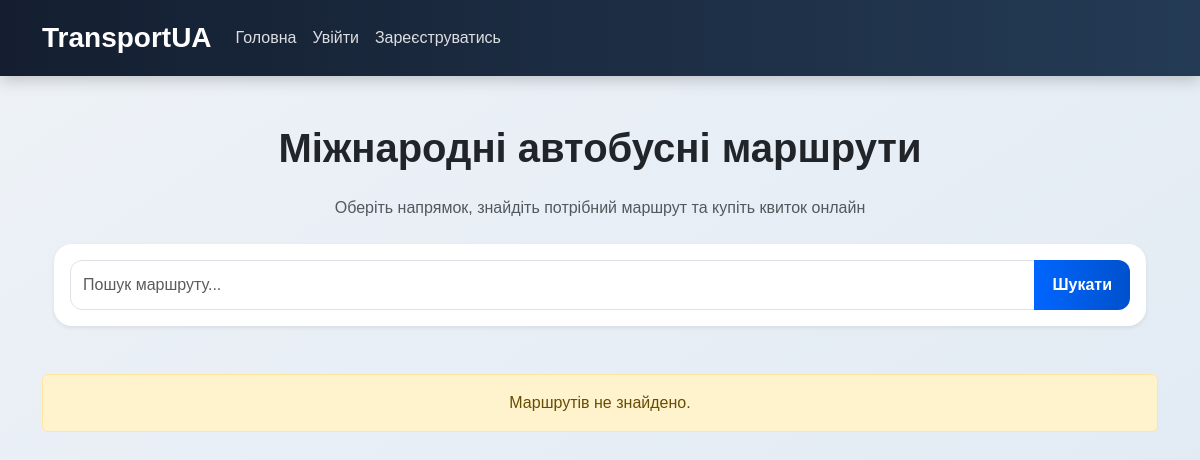
The page /blog/ on the database as committed earlier.
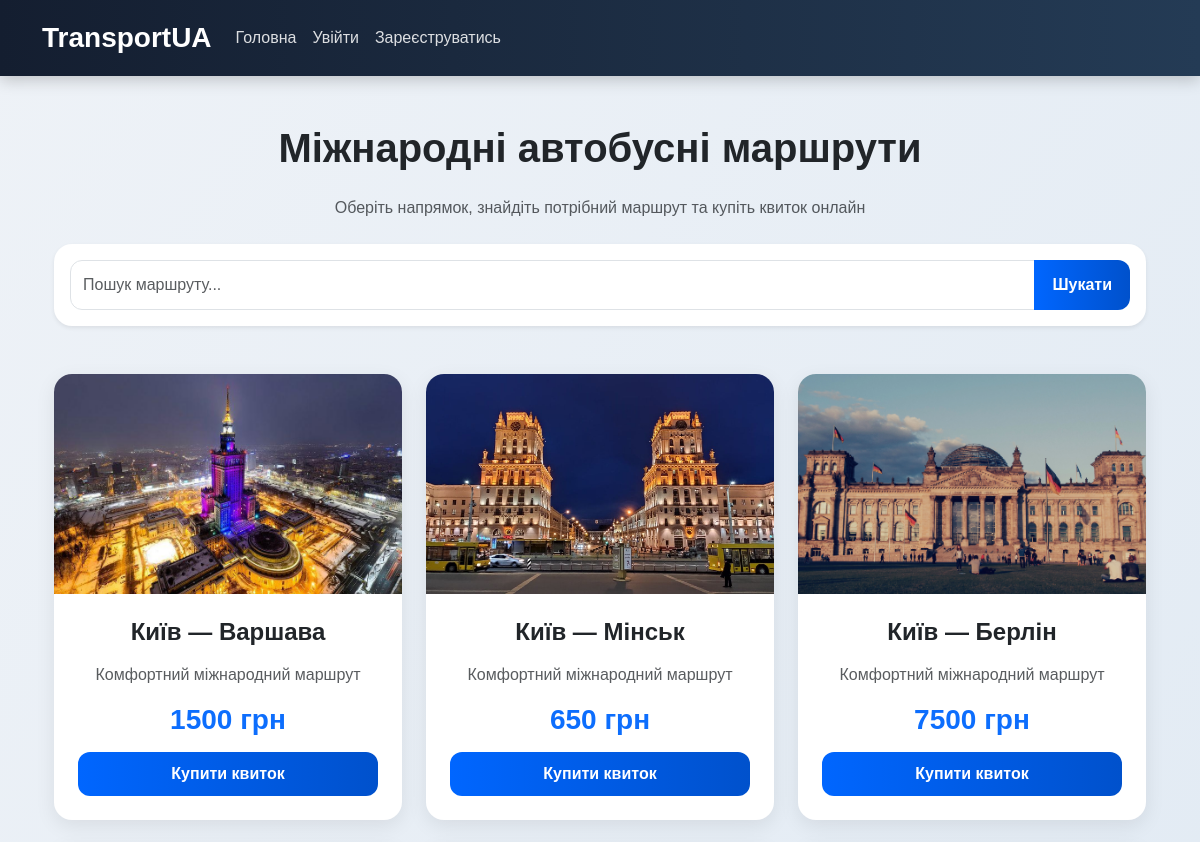
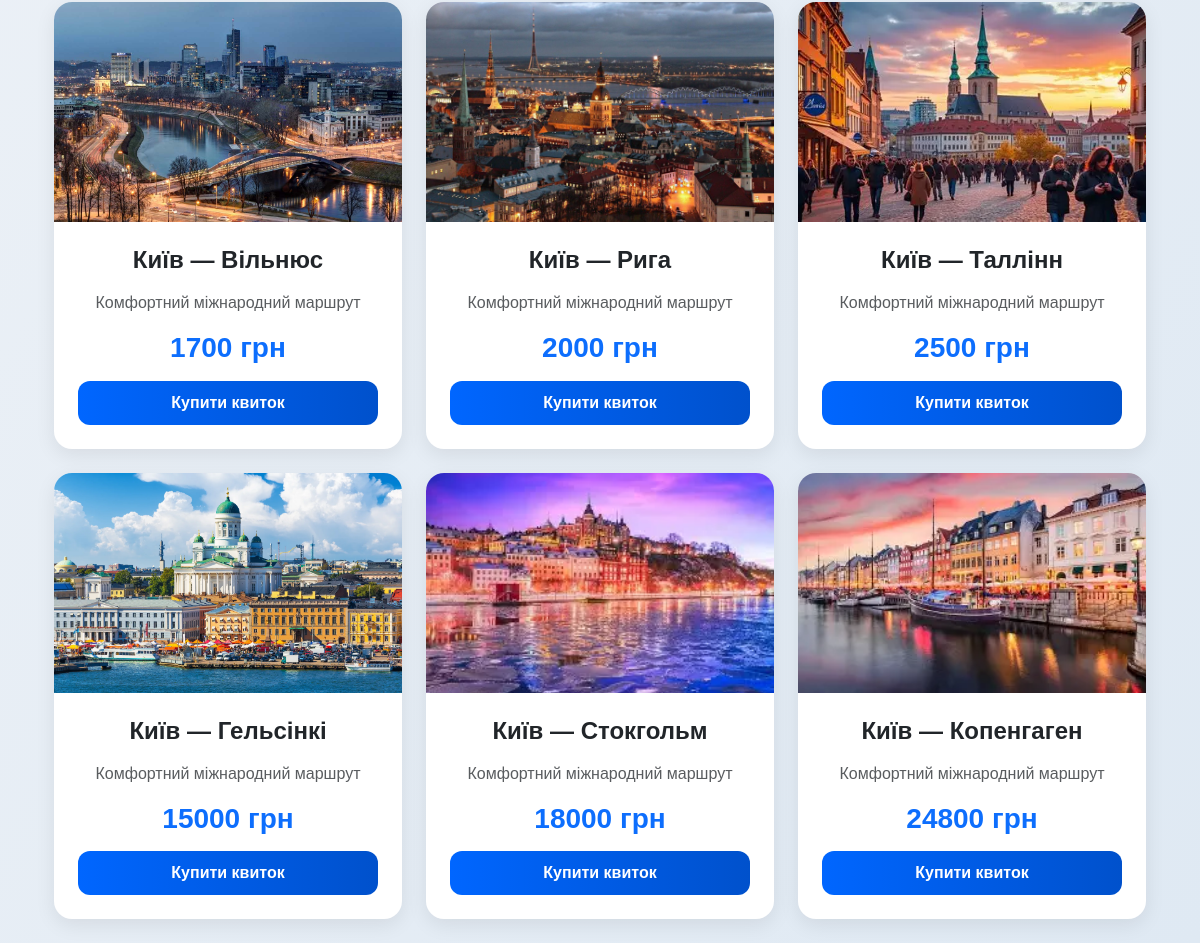
The same page on the database as committed later (2 pictures, top to bottom).
### blog/models.py (models this page shows, shortened)
class Route(models.Model):
    from_city = models.CharField(max_length=100)
    to_city = models.CharField(max_length=100)
    price = models.IntegerField()
    image = models.CharField(max_length=100)

### blog/views.py (the view)
# urls.py: path('', views.home, name='page_one'),
def home(request):
    search = request.GET.get("search", "")
    routes = Route.objects.all()
    if search:
        routes = routes.filter(to_city__icontains=search)
    return render(request, "blog/index.html", {
        "routes": routes,
        "search": search
    })

### blog/templates/blog/index.html
{% extends 'blog/base.html' %}
{% load static %}
{% block content %}
<div class="container mt-4">
    <h1 class="text-center mb-4">
        Міжнародні автобусні маршрути
    </h1>
    <p class="text-center text-muted mb-4">
        Оберіть напрямок, знайдіть потрібний маршрут та купіть квиток онлайн
    </p>
    <div class="card shadow-sm p-3 mb-5">
        <form method="get">
            <div class="input-group">
                <input type="text"
                       name="search"
                       class="form-control"
                       placeholder="Пошук маршруту..."
                       value="{{ search }}">
                <button class="btn btn-primary" type="submit">
                    Шукати
                </button>
            </div>
        </form>
    </div>
    <div class="row">
        {% for route in routes %}
        <div class="col-12 col-md-6 col-lg-4 mb-4">
            <div class="card h-100">
                <img src="{% static 'blog/images/' %}{{ route.image }}"
                     class="card-img-top"
                     alt="{{ route.to_city }}"
                     style="height: 220px; object-fit: cover;">
                <div class="card-body d-flex flex-column text-center">
                    <h4 class="mb-3">
                        {{ route.from_city }} — {{ route.to_city }}
                    </h4>
                    <p class="text-muted">
                        Комфортний міжнародний маршрут
                    </p>
                    <h3 class="text-primary mb-3">
                        {{ route.price }} грн
                    </h3>
                    <div class="mt-auto">
                        <a href="/blog/buy/{{ route.id }}/"
                           class="btn btn-primary w-100">
                            Купити квиток
                        </a>
                    </div>
                </div>
            </div>
        </div>
        {% empty %}
        <div class="alert alert-warning text-center">
            Маршрутів не знайдено.
        </div>
        {% endfor %}
    </div>
</div>
{% endblock %}

### blog/templates/blog/base.html (shortened to what this page needs)
<!DOCTYPE html>
<html lang="uk">
<head>
    <link href="https://cdn.jsdelivr.net/npm/bootstrap@5.3.0/dist/css/bootstrap.min.css"
          rel="stylesheet">
</head>
<body>
<nav class="navbar navbar-expand-lg navbar-dark bg-dark">
    <div class="container">
        <a class="navbar-brand" href="/blog/">
            TransportUA
        </a>
        <div class="collapse navbar-collapse" id="navbarMenu">
            <ul class="navbar-nav me-auto">
                <li class="nav-item">
                    <a class="nav-link" href="/blog/">
                        Головна
                    </a>
                </li>
                {% if user.is_authenticated %}
                <li class="nav-item">
                    <a class="nav-link" href="/blog/my-tickets/">
                        Мої квитки
                    </a>
                </li>
                <li class="nav-item">
                    <a class="nav-link" href="/blog/profile/">
                        Особистий кабінет
                    </a>
                </li>
                <li class="nav-item">
                    <a class="nav-link" href="/blog/logout/">
                        Вийти
                    </a>
                </li>
                {% else %}
                <li class="nav-item">
                    <a class="nav-link" href="/blog/login/">
                        Увійти
                    </a>
                </li>
                <li class="nav-item">
                    <a class="nav-link" href="/blog/register/">
                        Зареєструватись
                    </a>
                </li>
                {% endif %}
            </ul>
        </div>
    </div>
</nav>
<div class="container mt-5">
    {% block content %}
    {% endblock %}
</div>
</body>
</html>

### blog/templates/blog/base.html (style rules this page uses)
body { background: linear-gradient(to bottom right, #eef2f7, #dfe9f3); font-family: Arial, sans-serif; min-height: 100vh; }
.navbar { background: linear-gradient(90deg, #141e30, #243b55) !important; box-shadow: 0 4px 15px rgba(0,0,0,0.2); padding-top: 12px; padding-bottom: 12px; }
.navbar-brand { font-size: 28px; font-weight: bold; color: white !important; }
.nav-link { color: rgba(255,255,255,0.85) !important; transition: 0.2s; }
.card { border: none; border-radius: 18px; overflow: hidden; transition: 0.3s; box-shadow: 0 6px 20px rgba(0,0,0,0.08); }
.card-body { padding: 24px; }
.btn { border-radius: 12px; font-weight: 600; padding: 10px 18px; }
.btn-primary { background: linear-gradient(90deg, #0066ff, #0051cc); border: none; }
.form-control { border-radius: 12px; padding: 12px; }
h1, h2, h3, h4 { font-weight: bold; }
.container { animation: fadeIn 0.4s ease; }

Rows that differ between the two databases and show on the page:
added Route: image (picture), from_city "Київ", to_city "Варшава", price "1500"
added Route: image (picture), from_city "Київ", to_city "Мінськ", price "650"
added Route: image (picture), from_city "Київ", to_city "Берлін", price "7500"
added Route: image (picture), from_city "Київ", to_city "Вільнюс", price "1700"
added Route: image (picture), from_city "Київ", to_city "Рига", price "2000"
added Route: image (picture), from_city "Київ", to_city "Таллінн", price "2500"
added Route: image (picture), from_city "Київ", to_city "Гельсінкі", price "15000"
added Route: image (picture), from_city "Київ", to_city "Стокгольм", price "18000"
added Route: image (picture), from_city "Київ", to_city "Копенгаген", price "24800"
Other text that changed with them:
text no longer shown: "Маршрутів не знайдено."
